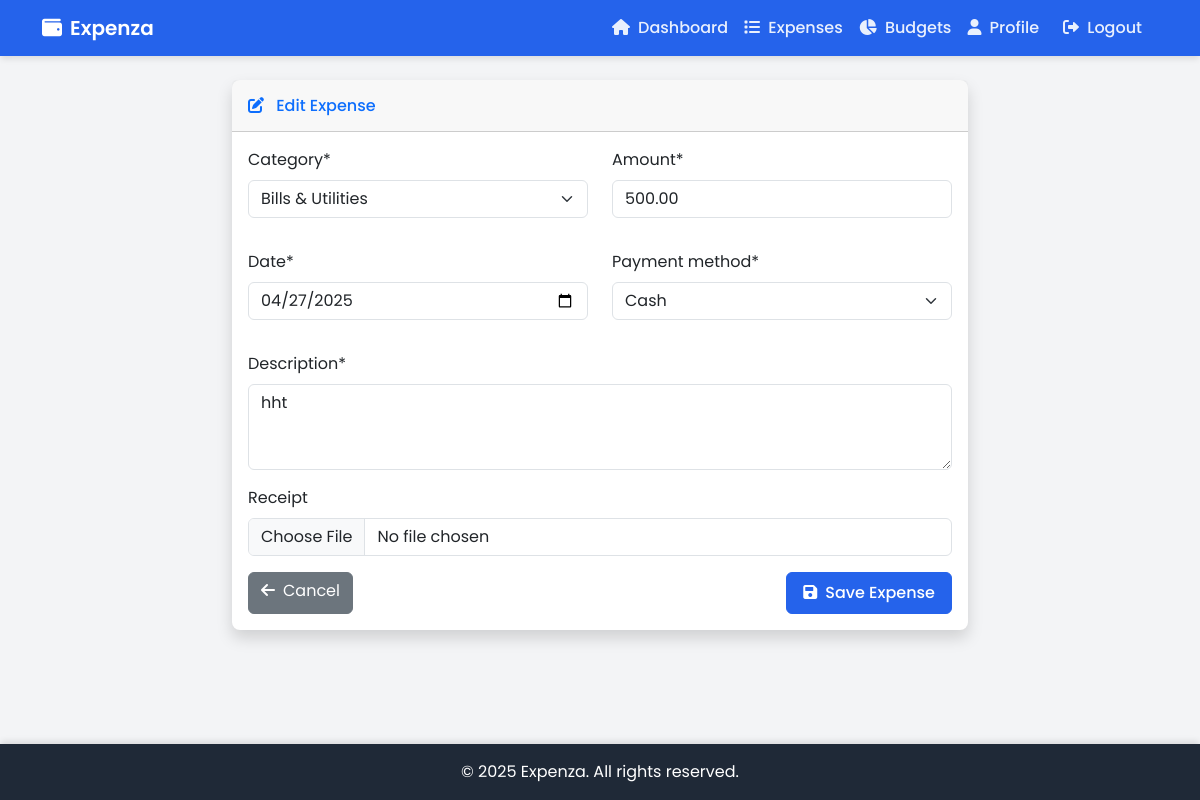
Screenshot of /expenses/6/update/ (signed in) with the database file from the repository.
### expenses/models.py (models this page shows, shortened)
class Expense(models.Model):
    PAYMENT_METHODS = [
        ('cash', 'Cash'),
        ('credit_card', 'Credit Card'),
        ('debit_card', 'Debit Card'),
        ('bank_transfer', 'Bank Transfer'),
        ('other', 'Other'),
    ]
    user = models.ForeignKey(User, on_delete=models.CASCADE, related_name='expenses')
    category = models.ForeignKey(Category, on_delete=models.SET_NULL, null=True, related_name='expenses')
    amount = models.DecimalField(max_digits=10, decimal_places=2, validators=[MinValueValidator(0.01)])
    description = models.TextField()
    date = models.DateField()
    payment_method = models.CharField(max_length=20, choices=PAYMENT_METHODS, default='cash')
    receipt = models.ImageField(upload_to='receipts/', null=True, blank=True)
    created_at = models.DateTimeField(auto_now_add=True)
    updated_at = models.DateTimeField(auto_now=True)
    class Meta:
        ordering = ['-date']

### expenses/views.py (the view)
# urls.py: path('expenses/<int:pk>/update/', views.expense_update, name='expense_update'),
@login_required
def expense_update(request, pk):
    expense = get_object_or_404(Expense, pk=pk, user=request.user)
    if request.method == 'POST':
        form = ExpenseForm(request.POST, request.FILES, instance=expense, user=request.user)
        if form.is_valid():
            form.save()
            messages.success(request, 'Expense updated successfully!')
            return redirect('expense_list')
    else:
        form = ExpenseForm(instance=expense, user=request.user)
    return render(request, 'expenses/expense_form.html', {'form': form})

### expenses/models.py (called while the page is built)
    def __str__(self):
        return self.name

### templates/expenses/expense_form.html (shortened to what this page needs)
{% extends 'base.html' %}
{% load crispy_forms_tags %}
{% block content %}
<div class="row justify-content-center">
    <div class="col-lg-8">
        <div class="card shadow">
            <div class="card-header py-3">
                <h6 class="m-0 font-weight-bold text-primary">
                    <i class="fas fa-{% if form.instance.pk %}edit{% else %}plus{% endif %} me-2"></i>
                    {% if form.instance.pk %}Edit{% else %}Add{% endif %} Expense
                </h6>
            </div>
            <div class="card-body">
                <form method="post" enctype="multipart/form-data">
                    <div class="row">
                        <div class="col-md-6 mb-3">
                            {{ form.category|as_crispy_field }}
                        </div>
                        <div class="col-md-6 mb-3">
                            {{ form.amount|as_crispy_field }}
                        </div>
                    </div>
                    <div class="row">
                        <div class="col-md-6 mb-3">
                            {{ form.date|as_crispy_field }}
                        </div>
                        <div class="col-md-6 mb-3">
                            {{ form.payment_method|as_crispy_field }}
                        </div>
                    </div>
                    <div class="mb-3">
                        {{ form.description|as_crispy_field }}
                    </div>
                    <div class="mb-3">
                        {{ form.receipt|as_crispy_field }}
                    </div>
                    <div class="d-flex justify-content-between">
                        <a href="{% url 'expense_list' %}" class="btn btn-secondary">
                            <i class="fas fa-arrow-left me-2"></i>Cancel
                        </a>
                        <button type="submit" class="btn btn-primary">
                            <i class="fas fa-save me-2"></i>Save Expense
                        </button>
                    </div>
                </form>
            </div>
        </div>
    </div>
</div>
{% endblock %}

### templates/base.html (style rules this page uses)
:root { --primary-color: #2563eb; --secondary-color: #10b981; --dark-color: #1f2937; --light-color: #f3f4f6; }
body { background-color: var(--light-color); font-family: 'Poppins', sans-serif; }
.card { border: none; border-radius: 0.5rem; box-shadow: 0 4px 6px -1px rgba(0, 0, 0, 0.1); transition: transform 0.3s ease; }
.btn-primary { background-color: var(--primary-color); border-color: var(--primary-color); font-weight: 500; padding: 0.5rem 1rem; border-radius: 0.375rem; }

### rows the page displays
Expense: category "Bills & Utilities", amount "500.00", date "04/27/2025", payment_method "Cash", description "hht"
